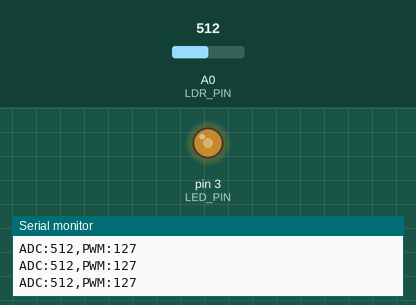
A sketch run on a simulated Arduino Uno, built with avr-gcc and run on an emulated ATmega328P. Parts: output pins drawn as LEDs (lit = HIGH), the last lines printed to the serial monitor. Inputs (shaded band) come from the test bench; at power-on: A0 (LDR_PIN) = 512.

Above: at 1.2 s.
1.3 s: A0 (LDR_PIN) set to 716
At 2.1 s:
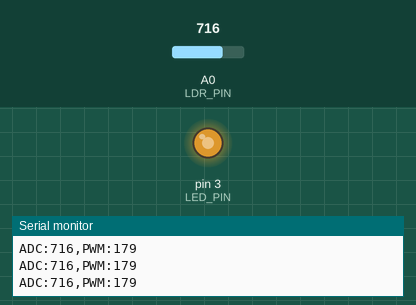
2.8 s: A0 (LDR_PIN) set to 900
At 3.6 s:
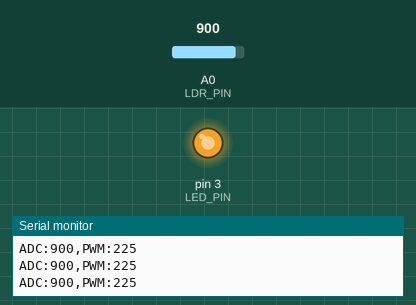
4.3 s: A0 (LDR_PIN) set to 122
At 5.0 s:
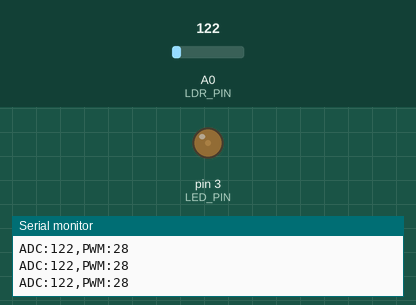
5.8 s: A0 (LDR_PIN) set to 0
At 6.4 s:
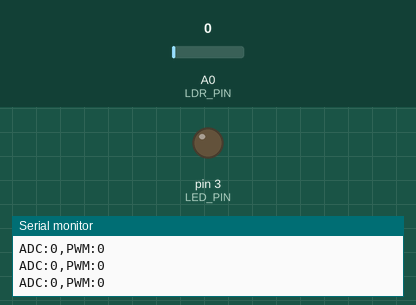
7.3 s: A0 (LDR_PIN) set to 511
At 7.8 s:
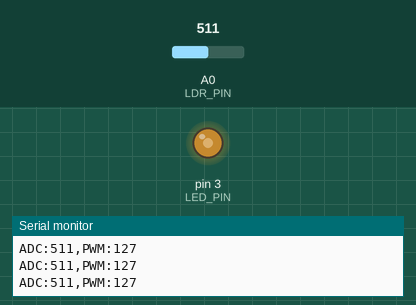
Timing chart, 0 to 9.8 s (numbered marks = the images above; inputs shaded):
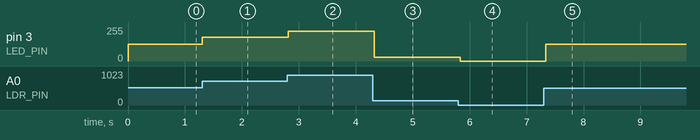

The sketch:

Lab2_Task3.ino
```cpp
const uint8_t LDR_PIN = A0;
const uint8_t LED_PIN = 3;

const int ADC_MIN = 8;
const int ADC_MAX = 1015;

void setup() {
  pinMode(LED_PIN, OUTPUT);
  Serial.begin(9600);
}

void loop() {
  int adc = analogRead(LDR_PIN);
  int limited = constrain(adc, ADC_MIN, ADC_MAX);
  int pwm = map(limited, ADC_MIN, ADC_MAX, 0, 255);
  analogWrite(LED_PIN, pwm);

  Serial.print("ADC:");
  Serial.print(adc);
  Serial.print(",PWM:");
  Serial.println(pwm);
  delay(100);
}
```

Measured:
- after the input at 1.3 s, pin 3 (LED_PIN): 127/255 → 179/255 at once
- after the input at 2.8 s, pin 3 (LED_PIN): 179/255 → 225/255 at once
- after the input at 4.3 s, pin 3 (LED_PIN): 225/255 → 28/255 at once
- after the input at 5.8 s, pin 3 (LED_PIN): 28/255 → 0/255 at once
- after the input at 7.3 s, pin 3 (LED_PIN): 0/255 → 127/255 at once
